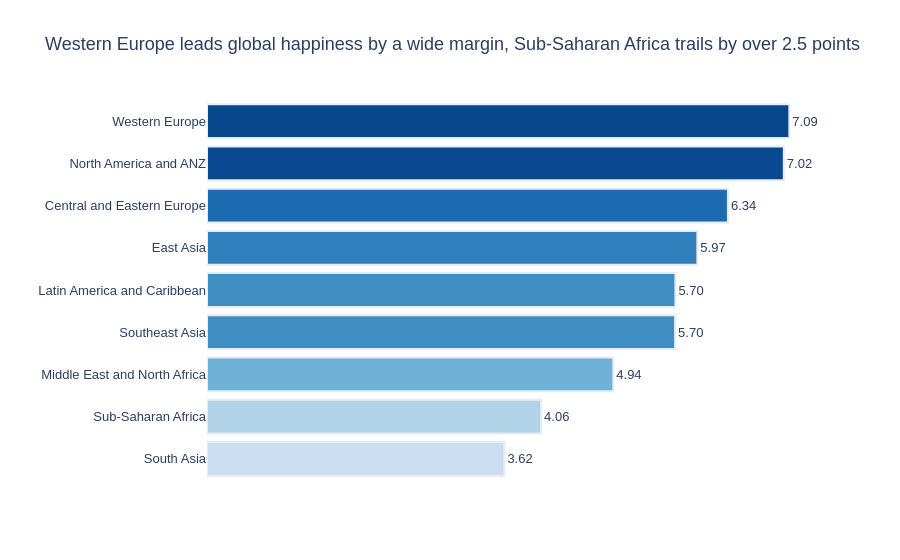

Notebook source saved alongside this figure:
### Markdown cell above
---
## Main Task — Model Answer

**Story:** Western Europe sits in a league of its own — more than 1.5 points above the nearest region. Sub-Saharan Africa and South Asia trail by over 2.5 points.

### Code cell
# ── DESIGN DECISIONS ────────────────────────────────────────────────
# 1. Horizontal orientation: region names are long (Rule 3)
# 2. Sorted ascending so happiest region sits at top (Rule 2)
# 3. xaxis range=[0, 8.2] enforces zero baseline (Rule 1)
# 4. Sequential colour scale (Blues) reinforces the ranking — these are
#    ordered values, not distinct categories, so a gradient is appropriate
# 5. Value labels outside bars replace the x-axis tick labels (cleaner)
# 6. Insight title names the outlier and the direction
# ────────────────────────────────────────────────────────────────────

region_avg = df.groupby('Region')['Happiness_Score'].mean().reset_index().sort_values('Happiness_Score')

fig = px.bar(
    data_frame=region_avg,
    x='Happiness_Score', y='Region', orientation='h',
    color='Happiness_Score', color_continuous_scale='Blues', 
    range_color=[2.5, 7.5], # controls min and max depth of color on the color gradient
    text=region_avg['Happiness_Score'].round(2), # text over or inside the bars
    title='Western Europe leads global happiness by a wide margin, Sub-Saharan Africa trails by over 2.5 points',
    labels={'Happiness_Score': '', 'Region': ''}
)

fig.update_traces(
    texttemplate='%{text:.2f}', 
    textposition='outside', # controls where the text on the bars is positioned
    marker_line_width=2 # changes the border width
)

fig.update_layout(
    xaxis=dict(showticklabels=False, showgrid=False),
    yaxis=dict(gridcolor='white'),
    plot_bgcolor='white', paper_bgcolor='white',
    font=dict(family='Arial', size=13),
    coloraxis_showscale=False,
    height=500
)
fig.show()

### Figure 1 — Plotly figure (JSON) as saved in the notebook; plotly's stock layout.template omitted (floating-point values rounded to 4 significant figures)
{"data": [{"alignmentgroup": "True", "hovertemplate": "=%{marker.color}<br>text=%{text}<extra></extra>", "legendgroup": "", "marker": {"color": [3.618, 4.065, 4.943, 5.695, 5.699, 5.966, 6.338, 7.018, 7.086], "coloraxis": "coloraxis", "line": {"width": 2}, "pattern": {"shape": ""}}, "name": "", "offsetgroup": "", "orientation": "h", "showlegend": false, "text": [3.62, 4.06, 4.94, 5.7, 5.7, 5.97, 6.34, 7.02, 7.09], "textposition": "outside", "texttemplate": "%{text:.2f}", "type": "bar", "x": [3.618, 4.065, 4.943, 5.695, 5.699, 5.966, 6.338, 7.018, 7.086], "xaxis": "x", "y": ["South Asia", "Sub-Saharan Africa", "Middle East and North Africa", "Southeast Asia", "Latin America and Caribbean", "East Asia", "Central and Eastern Europe", "North America and ANZ", "Western Europe"], "yaxis": "y"}], "layout": {"autosize": true, "barmode": "relative", "coloraxis": {"cmax": 7.5, "cmin": 2.5, "colorbar": {"title": {"text": ""}}, "colorscale": [[0, "rgb(247,251,255)"], [0.125, "rgb(222,235,247)"], [0.25, "rgb(198,219,239)"], [0.375, "rgb(158,202,225)"], [0.5, "rgb(107,174,214)"], [0.625, "rgb(66,146,198)"], [0.75, "rgb(33,113,181)"], [0.875, "rgb(8,81,156)"], [1, "rgb(8,48,107)"]], "showscale": false}, "font": {"family": "Arial", "size": 13}, "legend": {"tracegroupgap": 0}, "paper_bgcolor": "white", "plot_bgcolor": "white", "title": {"text": "Western Europe leads global happiness by a wide margin, Sub-Saharan Africa trails by over 2.5 points"}, "xaxis": {"anchor": "y", "autorange": true, "domain": [0, 1], "range": [0, 7.458], "showgrid": false, "showticklabels": false, "title": {"text": ""}, "type": "linear"}, "yaxis": {"anchor": "x", "autorange": true, "domain": [0, 1], "gridcolor": "white", "range": [-0.5, 8.5], "title": {"text": ""}, "type": "category"}}}
